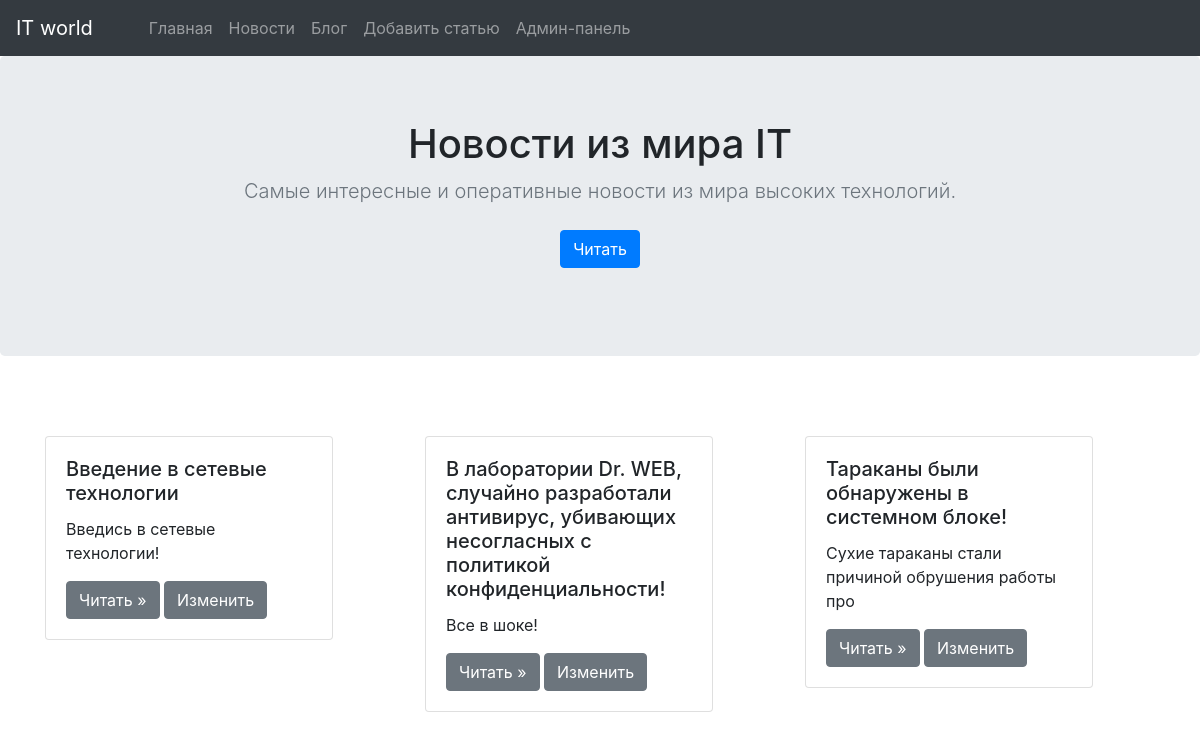
Page /news on the committed database.
### app.py (models this page shows, shortened)
class Article(db.Model):
    id = db.Column(db.Integer, primary_key=True)
    category_id = db.Column(db.Integer, db.ForeignKey('category.id'))
    title = db.Column(db.String(50), nullable=False, unique=True)
    introduction = db.Column(db.String(100), nullable=False)
    text = db.Column(db.Text(), nullable=False)
    public_date = db.Column(db.DateTime, default=datetime.now())

### app.py (the view)
@app.route('/news')
def news():
    category = Category.query.filter_by(name='Новости').first()
    articles = Article.query.filter_by(category_id=category.id)
    return render_template('news.html', articles=articles)

### templates/news.html (shortened to what this page needs)
{% extends 'base.html' %}
{% block content %}
<main class="main">
        <section class="jumbotron text-center">
            <div class="container">
            <h1 class="jumbotron-heading">Новости из мира IT</h1>
            <p class="lead text-muted">
                Самые интересные и оперативные новости из мира высоких технологий.
            </p>
                <p id="menu">
                    <a href="#anchor" class="btn btn-primary my-2">Читать</a>
                </p>
            </div>
        </section>
        <div class="album py-5">
            <div class="container">
                 {% if articles %}
                <div class="row" id="anchor">
                    {% for article in articles %}
                        <div class="col mb-5">
                            <div class="card" style="width: 18rem;">
                                <div class="card-body">
                                    <h5 class="card-title">{{ article.title }}</h5>
                                        <p class="card-text">{{ article.introduction[:50].strip() }}</p>
                                        <a class="btn btn-secondary"
                                        href="{{ url_for('detailed_post', article_id=article.id) }}"
                                        role="button">Читать »
                                        </a>
                                        <a href="{{ url_for('edit_post', article_id=article.id) }}" class="btn btn-secondary">Изменить</a>
                                </div>
                            </div>
                        </div>
                    {% endfor %}
                </div>
                {% else %}
                <h2>Статей на сайте нет!</h2>
                {% endif %}
            </div>
        </div>
      </main>
{% endblock %}

### rows in the picture
Article: title "Введение в сетевые технологии", introduction "Введись в сетевые технологии!"
Article: title "В лаборатории Dr. WEB, случайно разработали антивирус, убивающих несогласных с политикой конфиденциальности!", introduction "Все в шоке!"
Article: title "Тараканы были обнаружены в системном блоке!", introduction "Сухие тараканы стали причиной обрушения работы про"
